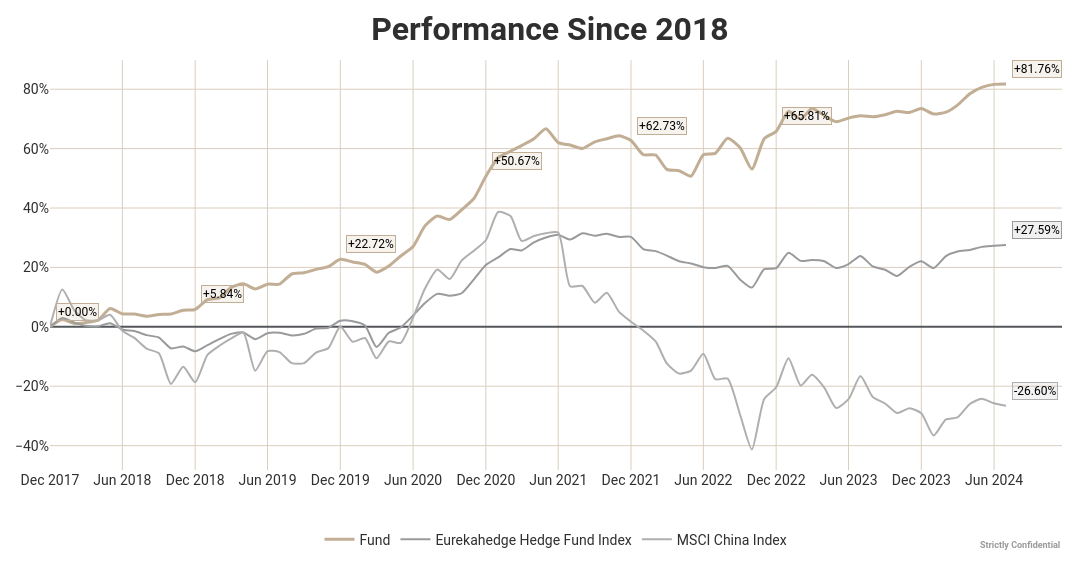

Here is the notebook cell this chart was saved with:
### Markdown cell above
#### Plot Cumulative Return

### Code cell
funds_to_be_plot = subset_of_funds(funds, ['3W CHINA', 'EUREKAHEDGE','MSCI CHINA'])
start_month = "2007-12"
end_month = "2024-7"

plot = plot_cumulative_returns(
    funds=funds_to_be_plot,
    title="",
    start_month=start_month,
    end_month=end_month,
    style="excel",
    language="en",
    blur=True,
    aspect_lock=True,
    custom_ticks=False,
    save=False,
    toggle=False
    )
